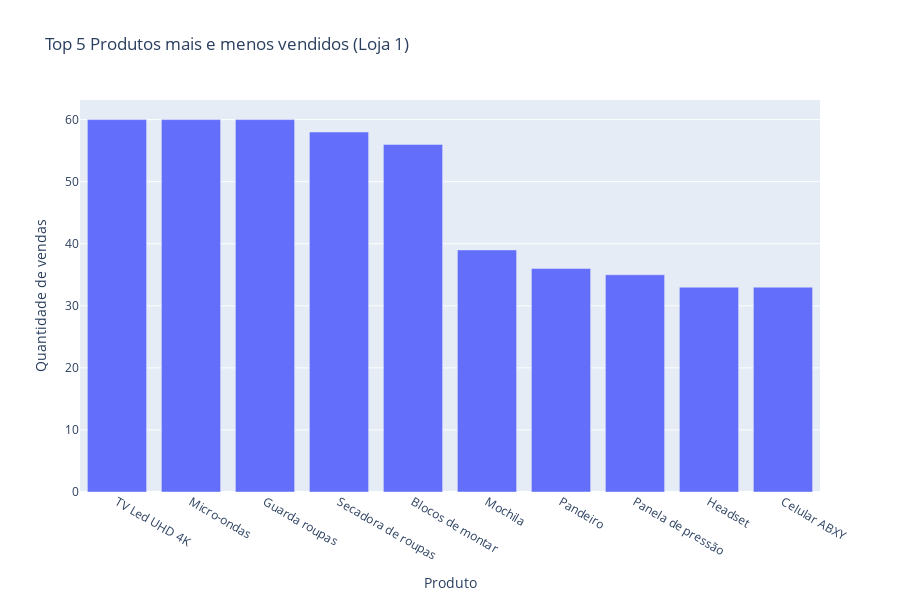

Notebook code cell kept with this figure:
### Markdown cell above
#### Loja 1

### Code cell
top5_mais_menos_vendidos_loja1 = pd.concat([produtos_mais_vendidos_loja1.head(), produtos_mais_vendidos_loja1.tail()], ignore_index=True)
top5_mais_menos_vendidos_loja1

fig = px.bar(top5_mais_menos_vendidos_loja1,
             x='Produto', y='Quantidade de vendas',
             hover_data=['Categoria do Produto'], 
             labels=({'Categoria do Produto': 'Categoria do Produto'}), 
             title='Top 5 Produtos mais e menos vendidos (Loja 1)', 
             color_discrete_sequence=px.colors.qualitative.Plotly,
             height=600
            )

fig.show()

### Figure 1 — Plotly figure (JSON) as saved in the notebook; plotly's stock layout.template omitted (floating-point values rounded to 4 significant figures)
{"data": [{"customdata": [["eletronicos"], ["eletrodomesticos"], ["moveis"], ["eletrodomesticos"], ["brinquedos"], ["esporte e lazer"], ["instrumentos musicais"], ["utilidades domesticas"], ["eletronicos"], ["eletronicos"]], "hovertemplate": "Produto=%{x}<br>Quantidade de vendas=%{y}<br>Categoria do Produto=%{customdata[0]}<extra></extra>", "legendgroup": "", "marker": {"color": "#636EFA", "pattern": {"shape": ""}}, "name": "", "orientation": "v", "showlegend": false, "textposition": "auto", "type": "bar", "x": ["TV Led UHD 4K", "Micro-ondas", "Guarda roupas", "Secadora de roupas", "Blocos de montar", "Mochila", "Pandeiro", "Panela de pressão", "Headset", "Celular ABXY"], "xaxis": "x", "y": [60, 60, 60, 58, 56, 39, 36, 35, 33, 33], "yaxis": "y"}], "layout": {"barmode": "relative", "height": 600, "legend": {"tracegroupgap": 0}, "title": {"text": "Top 5 Produtos mais e menos vendidos (Loja 1)"}, "xaxis": {"anchor": "y", "domain": [0, 1], "title": {"text": "Produto"}}, "yaxis": {"anchor": "x", "domain": [0, 1], "title": {"text": "Quantidade de vendas"}}}}
